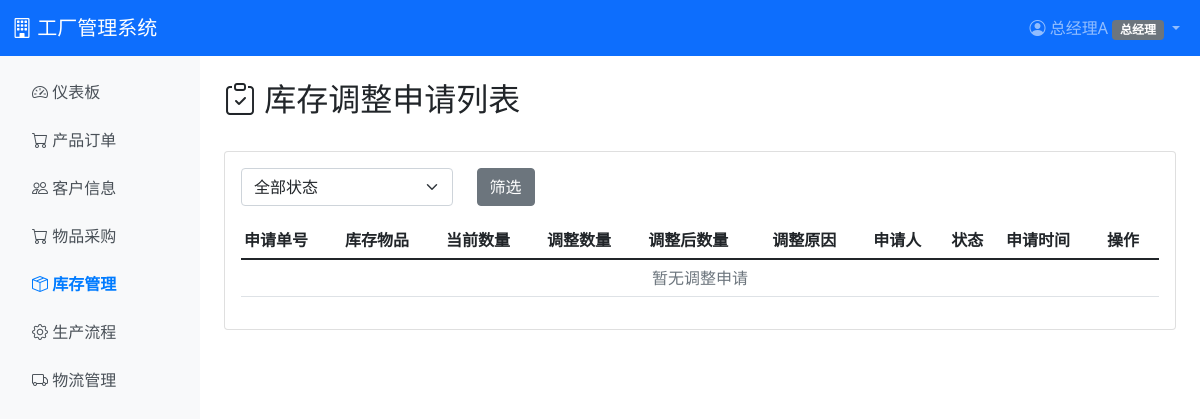
The app's page /inventory/adjustments/ (signed in), older data.
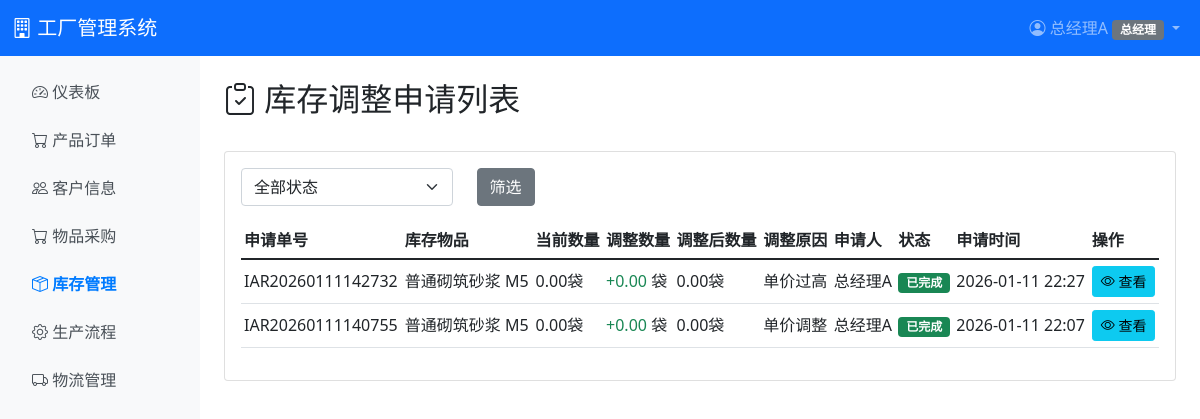
The same page, newer data.
### inventory/models.py (models this page shows, shortened)
class InventoryAdjustmentRequest(models.Model):
    STATUS_CHOICES = [
        ('pending', '待审批'),
        ('approved', '已审批'),
        ('rejected', '已拒绝'),
        ('completed', '已完成'),
    ]
    request_no = models.CharField(max_length=50, unique=True, verbose_name='申请单号')
    inventory = models.ForeignKey(Inventory, on_delete=models.PROTECT, verbose_name='库存')
    current_quantity = models.DecimalField(max_digits=10, decimal_places=2, verbose_name='当前数量')
    adjust_quantity = models.DecimalField(max_digits=10, decimal_places=2, verbose_name='调整数量')
    new_quantity = models.DecimalField(max_digits=10, decimal_places=2, verbose_name='调整后数量')
    current_unit_price = models.DecimalField(max_digits=10, decimal_places=2, null=True, blank=True, verbose_name='当前单价')
    adjust_unit_price = models.DecimalField(max_digits=10, decimal_places=2, null=True, blank=True, verbose_name='调整单价')
    new_unit_price = models.DecimalField(max_digits=10, decimal_places=2, null=True, blank=True, verbose_name='调整后单价')
    reason = models.TextField(verbose_name='调整原因')
    status = models.CharField(max_length=20, choices=STATUS_CHOICES, default='pending', verbose_name='状态')
    applicant = models.ForeignKey('auth.User', on_delete=models.PROTECT, related_name='inventory_adjustment_requests', verbose_name='申请人')
    approved_by = models.ForeignKey('auth.User', on_delete=models.SET_NULL, null=True, blank=True, related_name='approved_inventory_adjustments', verbose_name='审批人')
    approved_at = models.DateTimeField(null=True, blank=True, verbose_name='审批时间')
    reject_reason = models.TextField(blank=True, verbose_name='拒绝原因')
    created_at = models.DateTimeField(auto_now_add=True, verbose_name='创建时间')
    updated_at = models.DateTimeField(auto_now=True, verbose_name='更新时间')
    class Meta:
        verbose_name = '库存调整申请'
        verbose_name_plural = '库存调整申请'
        ordering = ['-created_at']

class Inventory(models.Model):
    INVENTORY_TYPE_CHOICES = [
        ('product', '成品'),
        ('material', '原料'),
        ('other', '其它'),
    ]
    inventory_type = models.CharField(max_length=20, choices=INVENTORY_TYPE_CHOICES, verbose_name='库存类型')
    product = models.ForeignKey(Product, on_delete=models.CASCADE, null=True, blank=True, related_name='inventory', verbose_name='成品')
    material = models.ForeignKey(Material, on_delete=models.CASCADE, null=True, blank=True, related_name='inventory', verbose_name='原料')
    other_name = models.CharField(max_length=200, blank=True, verbose_name='其它物品名称')
    quantity = models.DecimalField(max_digits=10, decimal_places=2, default=0, validators=[MinValueValidator(0)], verbose_name='数量')
    unit = models.CharField(max_length=20, verbose_name='单位')
    updated_at = models.DateTimeField(auto_now=True, verbose_name='更新时间')
    class Meta:
        verbose_name = '库存'
        verbose_name_plural = '库存'
        constraints = [
            models.UniqueConstraint(
                fields=['inventory_type', 'product'],
                condition=models.Q(inventory_type='product'),
                name='unique_product_inventory'
            ),
            models.UniqueConstraint(
                fields=['inventory_type', 'material'],
                condition=models.Q(inventory_type='material'),
                name='unique_material_inventory'
            ),
            models.UniqueConstraint(
                fields=['inventory_type', 'other_name'],
                condition=models.Q(inventory_type='other') & ~models.Q(other_name=''),
                name='unique_other_inventory'
            ),
        ]

class Product(models.Model):
    sku = models.CharField(max_length=50, unique=True, verbose_name='SKU编码')
    name = models.CharField(max_length=200, verbose_name='产品名称')
    category = models.ForeignKey(ProductCategory, on_delete=models.PROTECT, null=True, blank=True, verbose_name='分类')
    specification = models.TextField(blank=True, verbose_name='规格说明')
    unit_price = models.DecimalField(max_digits=10, decimal_places=2, default=0, verbose_name='基础单价')
    sale_price = models.DecimalField(max_digits=10, decimal_places=2, verbose_name='售价')
    safety_stock = models.DecimalField(max_digits=10, decimal_places=2, default=0, verbose_name='安全库存')
    unit = models.CharField(max_length=20, default='件', verbose_name='单位')
    created_at = models.DateTimeField(auto_now_add=True, verbose_name='创建时间')
    updated_at = models.DateTimeField(auto_now=True, verbose_name='更新时间')
    class Meta:
        verbose_name = '成品'
        verbose_name_plural = '成品'
        ordering = ['sku']

### inventory/views.py (the view)
# urls.py: path('adjustments/', views.adjustment_list, name='adjustment_list'),
@login_required
@role_or_permission_required('warehouse', 'ceo', permission_code='inventory.adjustment.create')
def adjustment_list(request):
    adjustments = InventoryAdjustmentRequest.objects.select_related('inventory', 'applicant', 'approved_by').all()
    if request.user.profile.role == 'warehouse' and not request.user.profile.has_permission('inventory.adjustment.approve'):
        adjustments = adjustments.filter(applicant=request.user)
    status_filter = request.GET.get('status', '')
    if status_filter:
        adjustments = adjustments.filter(status=status_filter)
    paginator = Paginator(adjustments, 20)  # 每页20条
    page_number = request.GET.get('page')
    page_obj = paginator.get_page(page_number)
    extra_params = ''
    if status_filter:
        extra_params = f'status={status_filter}'
    context = {
        'adjustments': page_obj,
        'status_filter': status_filter,
        'extra_params': extra_params,
        'can_approve': request.user.profile.has_permission('inventory.adjustment.approve'),
    }
    return render(request, 'inventory/adjustment_list.html', context)

### accounts/models.py (called while the page is built)
    def has_permission(self, permission_code):
        if self.role == 'ceo':
            return True
        role_permissions = self.get_role_default_permissions()
        if permission_code in role_permissions:
            return True
        return self.permissions.filter(code=permission_code).exists()

### templates/inventory/adjustment_list.html (shortened to what this page needs)
{% extends 'base.html' %}
{% load permission_tags %}
{% block content %}
<div class="d-flex justify-content-between align-items-center mb-4">
    <h2><i class="bi bi-clipboard-check"></i> 库存调整申请列表</h2>
</div>
<div class="card">
    <div class="card-body">
        <form method="get" class="mb-3">
            <div class="row">
                <div class="col-md-3">
                    <select name="status" class="form-select">
                        <option value="">全部状态</option>
                    </select>
                </div>
                <div class="col-md-2">
                    <button type="submit" class="btn btn-secondary">筛选</button>
                </div>
            </div>
        </form>
        <div class="table-responsive">
            <table class="table table-hover table-sm">
                <thead>
                    <tr>
                        <th>申请单号</th>
                        <th>库存物品</th>
                        <th>当前数量</th>
                        <th>调整数量</th>
                        <th>调整后数量</th>
                        <th>调整原因</th>
                        <th>申请人</th>
                        <th>状态</th>
                        <th>申请时间</th>
                        <th>操作</th>
                    </tr>
                </thead>
                <tbody>
                    {% for adj in adjustments %}
                    <tr>
                        <td>{{ adj.request_no }}</td>
                        <td>
                            {% if adj.inventory.inventory_type == 'product' %}
                                {{ adj.inventory.product.name }}
                            {% else %}
                                {{ adj.inventory.material.name }}
                            {% endif %}
                        </td>
                        <td>{{ adj.current_quantity }}{{ adj.inventory.unit }}</td>
                        <td>
                            {% if adj.adjust_quantity >= 0 %}
                            <span class="text-success">+{{ adj.adjust_quantity }}</span>
                            {% else %}
                            <span class="text-danger">{{ adj.adjust_quantity }}</span>
                            {% endif %}
                            {{ adj.inventory.unit }}
                        </td>
                        <td>{{ adj.new_quantity }}{{ adj.inventory.unit }}</td>
                        <td>{{ adj.reason|truncatewords:10 }}</td>
                        <td>{{ adj.applicant.username }}</td>
                        <td>
                            {% if adj.status == 'pending' %}
                            <span class="badge bg-warning">待审批</span>
                            {% elif adj.status == 'approved' %}
                            <span class="badge bg-info">已审批</span>
                            {% elif adj.status == 'rejected' %}
                            <span class="badge bg-danger">已拒绝</span>
                            {% elif adj.status == 'completed' %}
                            <span class="badge bg-success">已完成</span>
                            {% endif %}
                        </td>
                        <td>{{ adj.created_at|date:"Y-m-d H:i" }}</td>
                        <td>
                            <a href="{% url 'inventory:adjustment_approve' adj.pk %}" class="btn btn-sm btn-info">
                                <i class="bi bi-eye"></i> 查看
                            </a>
                        </td>
                    </tr>
                    {% empty %}
                    <tr>
                        <td colspan="10" class="text-center text-muted">暂无调整申请</td>
                    </tr>
                    {% endfor %}
                </tbody>
            </table>
        </div>
    </div>
</div>
{% endblock %}

Row changes from the older to the newer data that the page shows:
added InventoryAdjustmentRequest: request_no "IAR20260111142732", inventory.product.name "普通砌筑砂浆 M5", current_quantity "0.00", inventory.unit "袋", adjust_quantity "0.00", new_quantity "0.00", reason "单价过高", applicant.username "总经理A", status "已完成", created_at "2026-01-11 22:27"
added InventoryAdjustmentRequest: request_no "IAR20260111140755", inventory.product.name "普通砌筑砂浆 M5", current_quantity "0.00", inventory.unit "袋", adjust_quantity "0.00", new_quantity "0.00", reason "单价调整", applicant.username "总经理A", status "已完成", created_at "2026-01-11 22:07"
Text that changed along with them:
text no longer shown: "暂无调整申请"
